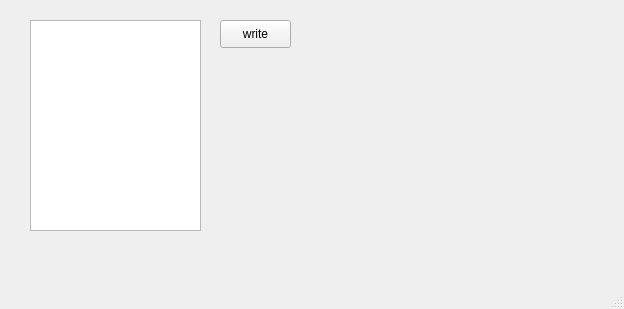
<?xml version="1.0" encoding="UTF-8"?>
<ui version="4.0">
 <class>MainWindow</class>
 <widget class="QMainWindow" name="MainWindow">
  <property name="geometry">
   <rect>
    <x>0</x>
    <y>0</y>
    <width>624</width>
    <height>309</height>
   </rect>
  </property>
  <property name="windowTitle">
   <string>MainWindow</string>
  </property>
  <widget class="QWidget" name="centralwidget">
   <widget class="QPushButton" name="pb">
    <property name="geometry">
     <rect>
      <x>220</x>
      <y>20</y>
      <width>71</width>
      <height>28</height>
     </rect>
    </property>
    <property name="text">
     <string>write</string>
    </property>
   </widget>
   <widget class="QTextEdit" name="te">
    <property name="geometry">
     <rect>
      <x>30</x>
      <y>20</y>
      <width>171</width>
      <height>211</height>
     </rect>
    </property>
   </widget>
  </widget>
  <widget class="QMenuBar" name="menubar">
   <property name="geometry">
    <rect>
     <x>0</x>
     <y>0</y>
     <width>624</width>
     <height>26</height>
    </rect>
   </property>
  </widget>
  <widget class="QStatusBar" name="statusbar"/>
 </widget>
 <resources/>
 <connections/>
</ui>
